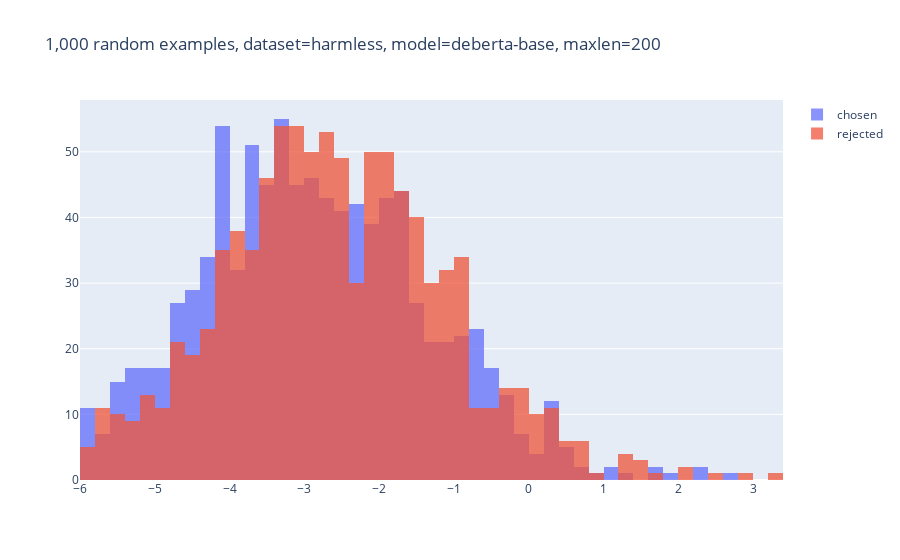

The notebook cell saved with this chart:
### Code cell
plot_two_histograms(score_chosen, score_rejected_harmless, "1,000 random examples, dataset=harmless, model=deberta-base, maxlen=200", xname_1="chosen", xname_2="rejected")

### Figure 1 — Plotly figure (JSON) as saved in the notebook; plotly's stock layout.template omitted (floating-point values rounded to 4 significant figures; data arrays with more than 128 entries replaced by an {"elided": "..."} marker saying what was removed)
{"data": [{"name": "chosen", "opacity": 0.75, "type": "histogram", "x": {"elided": "951 float values"}, "xbins": {"end": 4, "size": 0.2, "start": -6}}, {"name": "rejected", "opacity": 0.75, "type": "histogram", "x": {"elided": "951 float values"}, "xbins": {"end": 4, "size": 0.2, "start": -6}}], "layout": {"barmode": "overlay", "title": {"text": "1,000 random examples, dataset=harmless, model=deberta-base, maxlen=200"}}}
